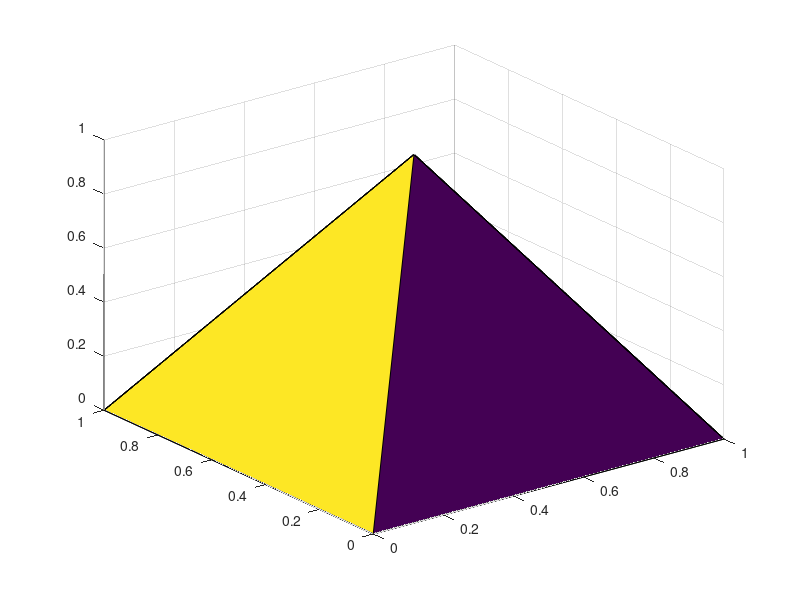

This figure's MATLAB source:
p.point1 = [0, 0, 0];
p.point2 = [0, 1, 0];
p.point3 = [1, 1, 0];
p.point4 = [1, 0, 0];
p.point5 = [0.5, 0.5, 1];

cases = {'point1', 'point2', 'point3', 'point4', 'point5'};
x = [];
y = [];
z = [];
i = 1;
% Iteration over cases, THE SIMPLE WAY
for j = cases
    point = p.(j{1});
    disp(point)
    x(i) = point(1);
    y(i) = point(2);
    z(i) = point(3);
    i = i + 1;
end
% 
[K, V] = convhull(x,y,z);

surf(x(K), y(K), z(K))